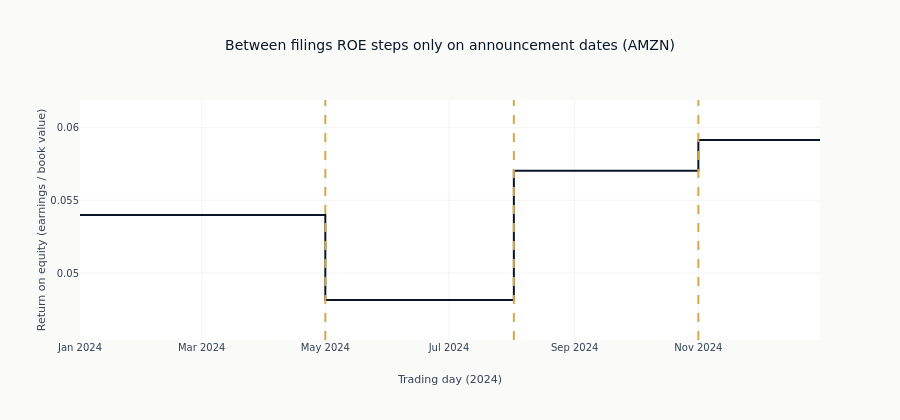

Write notebook code for a chart like this one.
### Markdown cell above
`unique()` does not promise a stable order, and a few symbols carry all-null ROE on this
slice because their XBRL earnings are missing. The selection below is therefore
deterministic: the symbol whose daily ROE has the fewest gaps, which gives the figure an
unbroken staircase to draw.

### Code cell
viz_symbol = (
    aligned.group_by("symbol")
    .agg(pl.col("roe").is_not_null().sum().alias("n_obs"))
    .sort(["n_obs", "symbol"], descending=[True, False])["symbol"][0]
)
viz_aligned = aligned.filter(pl.col("symbol") == viz_symbol).sort("timestamp")
ann_dates = (
    quality_df.filter(pl.col("symbol") == viz_symbol)
    .select("announcement_date")
    .drop_nulls()
    .unique()
    .sort("announcement_date")["announcement_date"]
    .to_list()
)

fig = go.Figure()
fig.add_trace(
    go.Scatter(
        x=viz_aligned["timestamp"].to_list(),
        y=viz_aligned["roe"].to_list(),
        mode="lines",
        line=dict(color=COLORS["blue"], shape="hv"),  # step-after: value held forward
        name="Daily ROE (ASOF backward-fill)",
    )
)
for ad in ann_dates:
    if date(2024, 1, 1) <= ad <= date(2024, 12, 31):
        fig.add_vline(x=ad, line_dash="dash", line_color=COLORS["amber"])

# Fix the y-range to the plotted values (with padding) so the modest quarterly
# steps fill the axis instead of being crushed by autoscale.
lo, hi = viz_aligned["roe"].min(), viz_aligned["roe"].max()
pad = (hi - lo) * 0.25
fig.update_layout(
    height=420,
    title=f"Between filings ROE steps only on announcement dates ({viz_symbol})",
    showlegend=False,
)
fig.update_xaxes(title_text="Trading day (2024)")
fig.update_yaxes(
    title_text="Return on equity (earnings / book value)",
    range=[lo - pad, hi + pad],
)
show_plotly_with_alt(
    fig,
    (
        "A step chart of return on equity for one company across 2024, drawn as a dark "
        "line against a vertical axis labelled earnings over book value. The line holds "
        "perfectly flat between filings and changes level only where a dashed amber "
        "vertical line marks an announcement date; three such lines sit in early May, "
        "early August and early November. The first announcement steps the level down, "
        "the second steps it up past where it began, and the third steps it up again to "
        "the highest level of the year, which then holds to the right edge."
    ),
)

### Figure 1 — Plotly figure (JSON) as saved in the notebook; plotly's stock layout.template omitted (floating-point values rounded to 4 significant figures; data arrays with more than 128 entries replaced by an {"elided": "..."} marker saying what was removed)
{"data": [{"line": {"color": "#0a1628", "shape": "hv"}, "mode": "lines", "name": "Daily ROE (ASOF backward-fill)", "type": "scatter", "x": {"elided": "262 str values"}, "y": {"elided": "262 float values"}}], "layout": {"height": 420, "shapes": [{"line": {"color": "#D4A84B", "dash": "dash"}, "type": "line", "x0": "2024-05-01", "x1": "2024-05-01", "xref": "x", "y0": 0, "y1": 1, "yref": "y domain"}, {"line": {"color": "#D4A84B", "dash": "dash"}, "type": "line", "x0": "2024-08-02", "x1": "2024-08-02", "xref": "x", "y0": 0, "y1": 1, "yref": "y domain"}, {"line": {"color": "#D4A84B", "dash": "dash"}, "type": "line", "x0": "2024-11-01", "x1": "2024-11-01", "xref": "x", "y0": 0, "y1": 1, "yref": "y domain"}], "showlegend": false, "title": {"text": "Between filings ROE steps only on announcement dates (AMZN)"}, "xaxis": {"title": {"text": "Trading day (2024)"}}, "yaxis": {"range": [0.04539, 0.0619], "title": {"text": "Return on equity (earnings / book value)"}}}}
